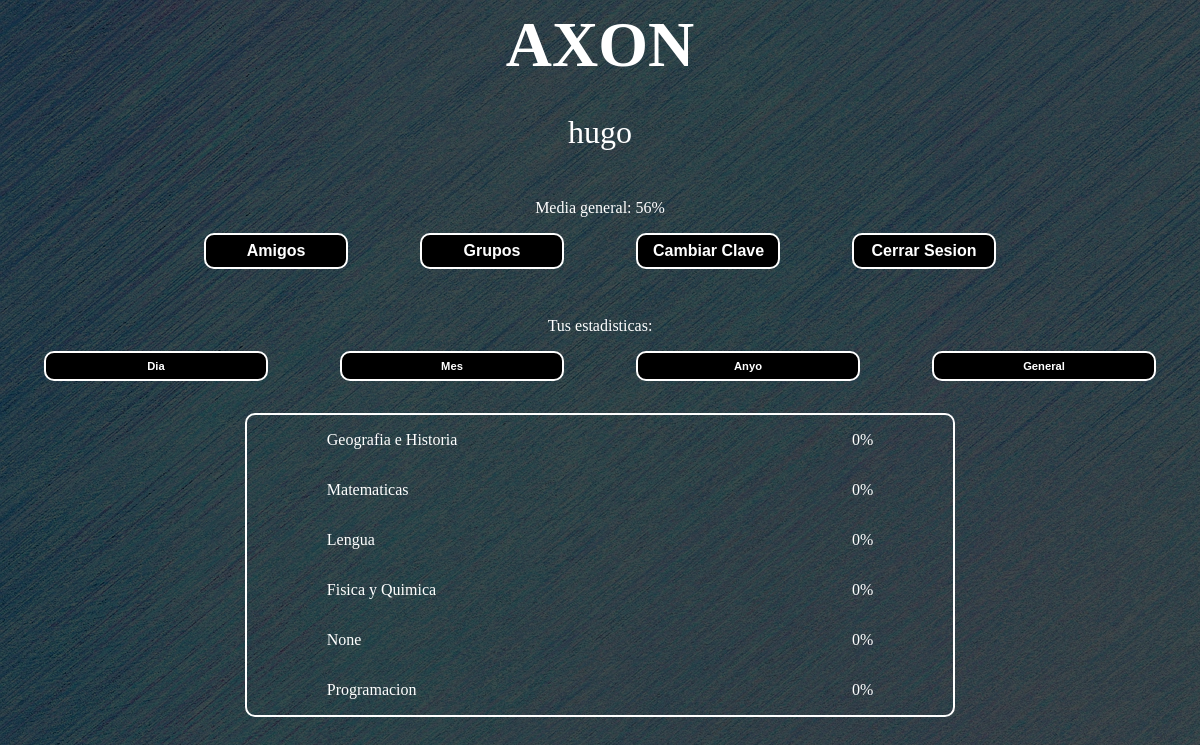
The app's page /perfil (signed in), older data.
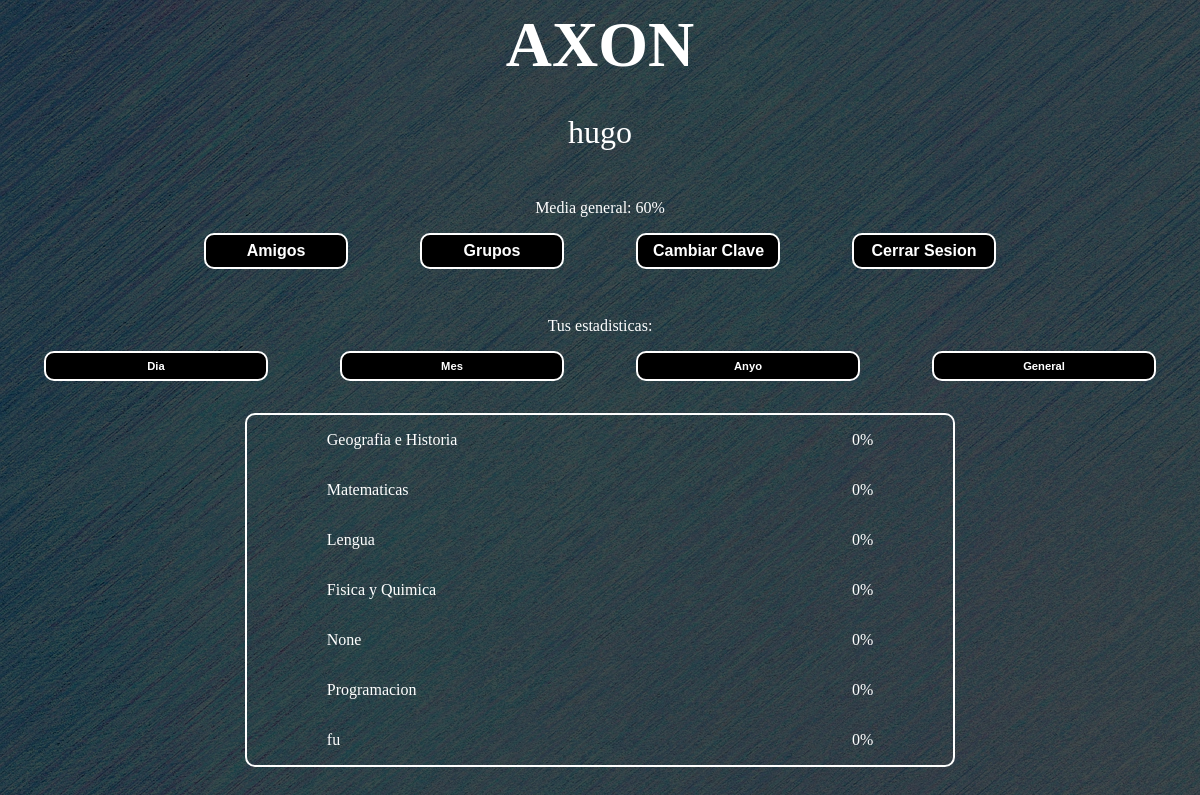
The same page, newer data.
### tables this page shows
CREATE TABLE usuario(
            id integer,
            nombre varchar(30),
            clave varchar(10),
            PRIMARY KEY("id" AUTOINCREMENT)
        );

CREATE TABLE tema(
            id integer,
            tematica varchar(50),
            PRIMARY KEY("id" AUTOINCREMENT)
        );

### estructura/web/paginaWeb.py (the view, shortened to what this page needs)
@app.route('/perfil',methods=['GET', 'POST'])
def perfil():
    global usuarioConectado
    if usuarioConectado=="":
        return redirect("/")
    log.information("El usuario "+usuarioConectado+" esta consutando su perfil.")
    data = request.form
    media="Dia"
    idUsuario=usuario.listarIdUsuarioNombre(usuarioConectado)
    mediaUsuarioGeneral=mediaGeneral(usuario,idUsuario)
    arrayTemas=tematica.listarTematicas()
    lenghtArrayTemas=len(arrayTemas)
    arrayMediaDia=mediaDiaTemas(usuario,idUsuario,tematica)
    arrayMediaMes=mediaMesTemas(usuario,idUsuario,tematica)
    arrayMediaAnyo=mediaAnyoTemas(usuario,idUsuario,tematica)
    arrayMediaGeneral=mediaGeneralTemas(usuario,idUsuario,tematica)
    return render_template('axon2.html',usuarioConectado=usuarioConectado,media=media,arrayTemas=arrayTemas,lenghtArrayTemas=lenghtArrayTemas,
                           mediaUsuarioGeneral=mediaUsuarioGeneral,arrayMediaDia=arrayMediaDia,arrayMediaMes=arrayMediaMes,
                           arrayMediaAnyo=arrayMediaAnyo,arrayMediaGeneral=arrayMediaGeneral)

### estructura/baseDatos/metodoTematica.py (called while the page is built)
    def listarTematicas(self):
        self.cursor.execute("SELECT tematica FROM tema")
        return self.cursor.fetchall()

    def listarIdTema(self):
        self.cursor.execute("SELECT id FROM tema")
        return self.cursor.fetchall()

    def listarTemaPregunta(self,idPregunta):
        self.cursor.execute("SELECT idTema FROM pregunta WHERE id=(?)", (idPregunta,))
        return self.cursor.fetchone()[0]

### estructura/baseDatos/metodoUsuario.py (called while the page is built)
    def listarPuntuacionFechaTemaUsuario(self,idUsuario):
        self.cursor.execute("SELECT respuestaCorrecta,fecha,idPregunta FROM respuesta WHERE idUsuario=(?)", (idUsuario,))
        return self.cursor.fetchall()

    def listarIdUsuarioNombre(self,nombre):
        self.cursor.execute("SELECT id FROM usuario WHERE nombre=(?)", (nombre,))
        return self.cursor.fetchone()[0]

### estructura/libreria/debug.py (called while the page is built)
    def information(self,texto):
        self.mensaje("6",texto)

    def borradoFichero(self):
        carpeta="estructura/libreria/logs"
        y=self.fechaBorrado()
        for x in os.listdir(carpeta):
            rutaAr=os.path.join(carpeta, x)
            if os.path.isfile(rutaAr):
                fechaMod=os.path.getctime(rutaAr)
                fechaMod=datetime.fromtimestamp(fechaMod)
                fechaMod=fechaMod.strftime("%Y%m%d")
                if y>fechaMod:
                    if os.path.isfile(rutaAr):
                        os.remove(rutaAr)
                if int(y)>int(x[5:13]):
                    if os.path.isfile(rutaAr):
                        os.remove(rutaAr)

### estructura/media/medias.py (called while the page is built)
def mediaGeneral(usuario,idUsuario):
    arrayPuntuacionFechaTema=usuario.listarPuntuacionFechaTemaUsuario(idUsuario)
    arrayPuntuacion=[]
    lenghtPuntuacionFechaTema=len(arrayPuntuacionFechaTema)
    for x in range(0,lenghtPuntuacionFechaTema):
            arrayPuntuacion.append(arrayPuntuacionFechaTema[x][0])
    calculoMedia=0
    for x in range(0,len(arrayPuntuacion)):
        calculoMedia=calculoMedia+arrayPuntuacion[x]
    if len(arrayPuntuacion)==0:
        return "0%"
    return str(int((calculoMedia/len(arrayPuntuacion))*100))+"%"

### estructura/web/templates/axon2.html (shortened to what this page needs)
<!DOCTYPE html>
<html lang="es">
    <head>
        {% block head %}
        <link rel="stylesheet" href="{{ url_for('static', filename='axon2.css') }}">
        {% endblock %}
    </head>
    <body>
        {% block body %}
        <form method="POST">
            <div class="general">
                <div class="titulo">
                    <h1 class="tituloAxon"><a class="textoTituloAxon" href="/principal">AXON</a></h1>
                </div>
                <div class="principal">
                    <div class="usuarioMedia">
                        <p class="usuario">{{usuarioConectado}}</p>
                        <p class="media">Media general: {{mediaUsuarioGeneral}}</p>
                        <div class="referencias">
                            <input class="buttonJugar" name="amigo" type="submit" value="Amigos">
                            <input class="buttonJugar" name="grupo" type="submit" value="Grupos">
                            <input class="buttonJugar" name="clave" type="submit" value="Cambiar Clave">
                            <input class="buttonJugar" name="cerrarSesion" type="submit" value="Cerrar Sesion">
                        </div>
                    </div>
                    <div class="tablas">
                        <div class="tablaMedias">
                            <p>Tus estadisticas:</p>
                        </div>
                    </div>
                    <div class="tablas">
                        <div class="tablaMedias">
                            <input class="buttonArray" name="media" type="submit" value="Dia">
                            <input class="buttonArray" name="media" type="submit" value="Mes">
                            <input class="buttonArray" name="media" type="submit" value="Anyo">
                            <input class="buttonArray" name="media" type="submit" value="General">
                        </div>
                    </div>
                    <div class="bordeFiltrado">
                    {% if media=="Dia" %}
                        {% for x in range(0,lenghtArrayTemas) %}
                            <div class="filtrado">
                                <p>{{arrayTemas[x][0]}}</p>
                                <p>{{arrayMediaDia[x]}}</p>
                            </div>
                        {% endfor %}
                    {% endif %}
                    </div>
                </div>
            </div>
        </form>
        {% endblock %}
    </body>
</html>

### estructura/web/static/axon2.css (style rules this page uses)
body { background-image: linear-gradient(rgba(0, 0, 0, 0.7), rgba(0, 0, 0, 0.7)), url(imagenes/backgroundTexture.jpg); }
a { color: white; text-decoration: none; }
p { color: white; }
.general { display: flex; flex-direction: column; }
.titulo { display: flex; flex-direction: column; color: white; }
.tituloAxon { padding-left: 1em; padding-right: 1em; align-self: center; color: white; margin: 0px; }
.textoTituloAxon { color: white; font-size: 4rem; }
.principal { display: flex; flex-direction: column; }
.usuarioMedia { display: flex; flex-direction: column; }
.media { color: white; align-self: center; }
.tablas { display: flex; flex-direction: row; }
.tablaMedias { display: flex; flex-direction: row; width: 100%; justify-content: space-around; }
.usuario { color: white; align-self: center; font-size:2rem; }
.referencias { display:flex; flex-direction:row; justify-content: space-around; margin-left:10rem; margin-right:10rem; }
.buttonJugar { margin-bottom:2rem; background-color:#000000; border-radius:10px; border:2px solid #ffffff; display:inline-block; cursor:pointer; color:#ffffff; font-size:1rem; font-weight:bold; padding:7px 15px; text-decoration:none; width:9rem; }
.buttonArray { background-color:#000000; border-radius:10px; border:2px solid #ffffff; display:inline-block; cursor:pointer; color:#ffffff; font-size:0.7rem; font-weight:bold; padding:7px 15px; text-decoration:none; width:14rem; }
.filtrado { display:flex; flex-direction:row; justify-content:space-between; margin-left:5rem; margin-right:5rem; }
.bordeFiltrado { border-radius:10px; border:2px solid #ffffff; margin-left:20%; margin-right:20%; margin-top:2rem; }

Row changes from the older to the newer data that the page shows:
added tema: tematica "fu"
Text that changed along with them:
{{ mediaUsuarioGeneral }}: "56%" → "60%"
new list line: "0%"
